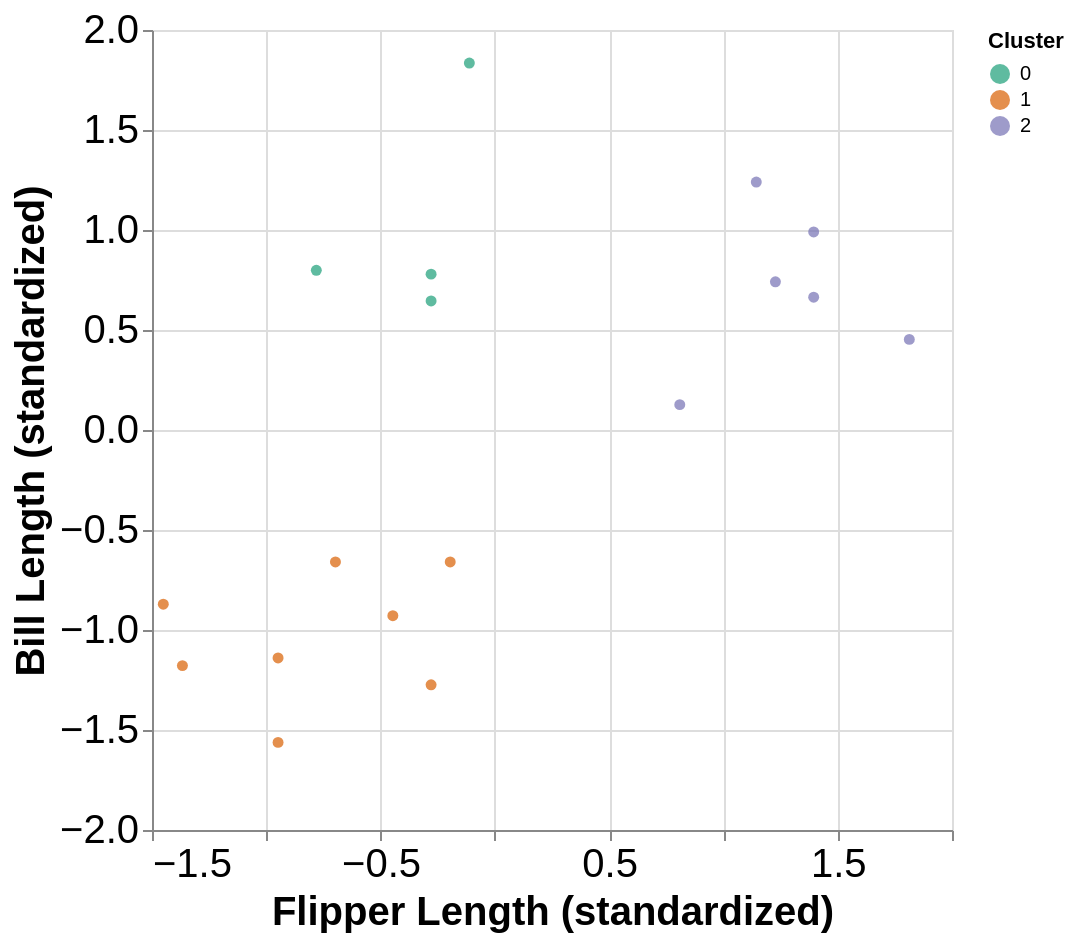

Notebook source saved alongside this figure:
### Markdown cell above
Now that we have this information in a tidy data frame, we can make a visualization
of the cluster assignments for each point, as shown in Figure \@ref(fig:10-plot-clusters-2).

### Code cell
cluster_plot = (
    alt.Chart(clustered_data)
    .mark_circle()
    .encode(
         x = alt.X("flipper_length_mm", title="Flipper Length (standardized)"),
         y = alt.Y("bill_length_mm", title="Bill Length (standardized)"),
    color=alt.Color("clusters:O", title="Cluster", scale=alt.Scale(scheme="dark2")),
    ).properties(width=400, height=400)
    .configure_axis(labelFontSize=20, titleFontSize=20)
)


cluster_plot

### Figure 1 — Vega-Lite specification as saved in the notebook (floating-point values rounded to 4 significant figures)
{"config": {"view": {"continuousWidth": 400, "continuousHeight": 300}, "axis": {"labelFontSize": 20, "titleFontSize": 20}}, "data": {"name": "data-f9ba5372ad17f212b1b1827985326fef"}, "mark": "circle", "encoding": {"color": {"field": "clusters", "scale": {"scheme": "dark2"}, "title": "Cluster", "type": "ordinal"}, "x": {"field": "flipper_length_mm", "title": "Flipper Length (standardized)", "type": "quantitative"}, "y": {"field": "bill_length_mm", "title": "Bill Length (standardized)", "type": "quantitative"}}, "height": 400, "width": 400, "$schema": "https://vega.github.io/schema/vega-lite/v4.17.0.json", "datasets": {"data-f9ba5372ad17f212b1b1827985326fef": [{"bill_length_mm": -0.66, "flipper_length_mm": -0.1953, "clusters": 1}, {"bill_length_mm": -1.178, "flipper_length_mm": -1.367, "clusters": 1}, {"bill_length_mm": -1.562, "flipper_length_mm": -0.9485, "clusters": 1}, {"bill_length_mm": -1.14, "flipper_length_mm": -0.9485, "clusters": 1}, {"bill_length_mm": -0.8711, "flipper_length_mm": -1.451, "clusters": 1}, {"bill_length_mm": -0.66, "flipper_length_mm": -0.6974, "clusters": 1}, {"bill_length_mm": -1.274, "flipper_length_mm": -0.279, "clusters": 1}, {"bill_length_mm": -0.9286, "flipper_length_mm": -0.4463, "clusters": 1}, {"bill_length_mm": 0.741, "flipper_length_mm": 1.227, "clusters": 2}, {"bill_length_mm": 0.6642, "flipper_length_mm": 1.395, "clusters": 2}, {"bill_length_mm": 0.9905, "flipper_length_mm": 1.395, "clusters": 2}, {"bill_length_mm": 0.4531, "flipper_length_mm": 1.813, "clusters": 2}, {"bill_length_mm": 1.24, "flipper_length_mm": 1.144, "clusters": 2}, {"bill_length_mm": 0.1269, "flipper_length_mm": 0.809, "clusters": 2}, {"bill_length_mm": 0.645, "flipper_length_mm": -0.279, "clusters": 0}, {"bill_length_mm": 0.7794, "flipper_length_mm": -0.279, "clusters": 0}, {"bill_length_mm": 1.835, "flipper_length_mm": -0.1116, "clusters": 0}, {"bill_length_mm": 0.7986, "flipper_length_mm": -0.7811, "clusters": 0}]}}
